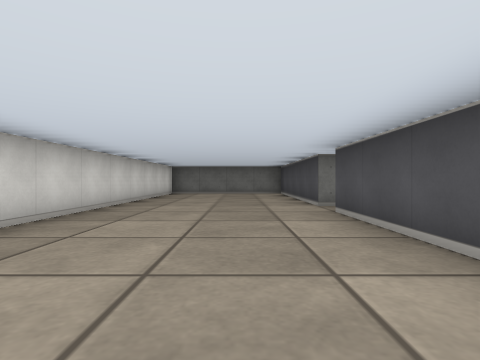
view 1 (above)

24 first-person views from a walk through a cub3D level. The camera is about half as high as the walls, looks level and sees 80° across. The floor is counted in squares. Each view is taken from the middle of a square. On the plan, view 1 faces up. The plan holds only what a view shows up to about 9 squares ahead; the rest is blank.

view 2
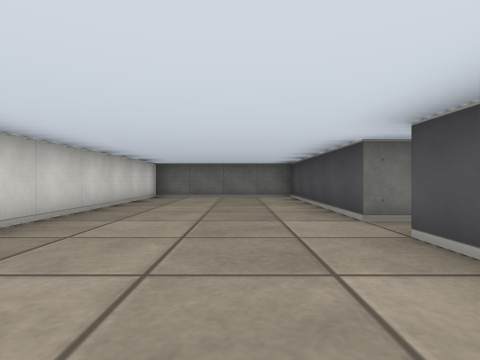

view 3
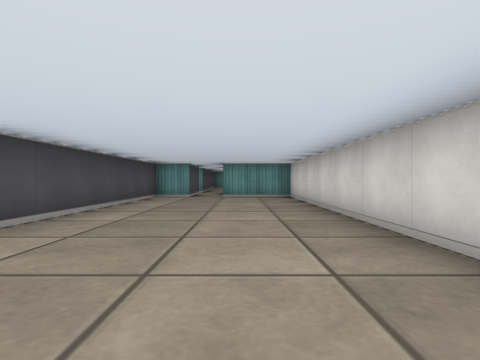

view 4
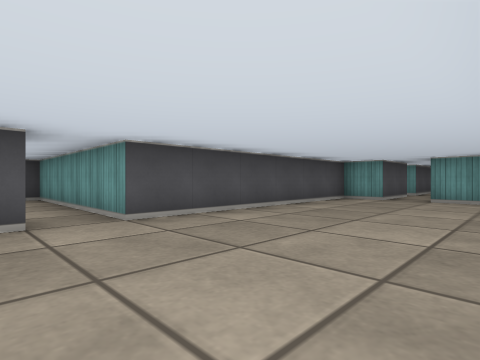

view 5
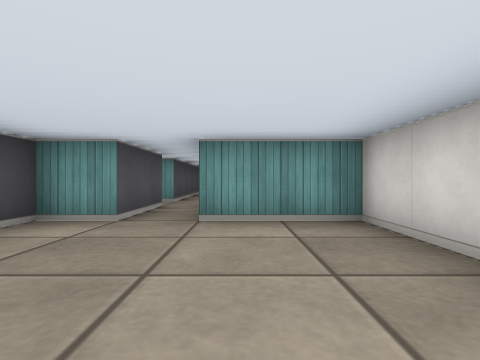

view 6
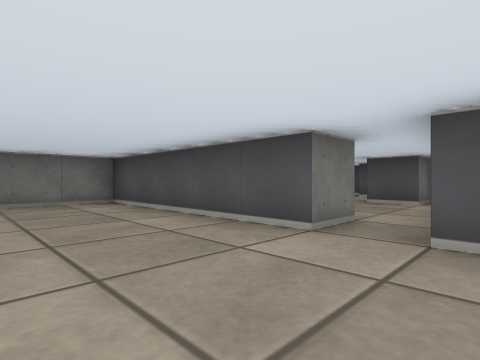

view 7
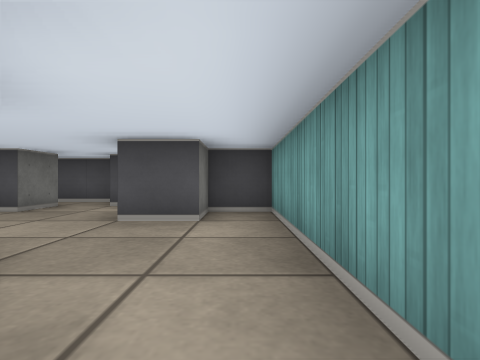

view 8
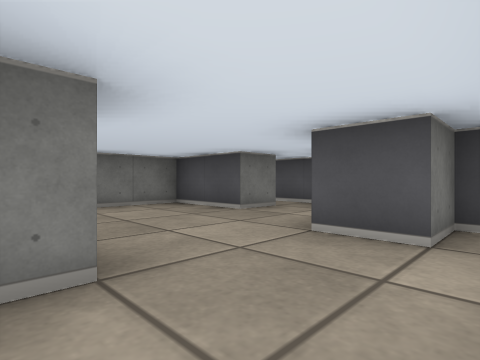

view 9
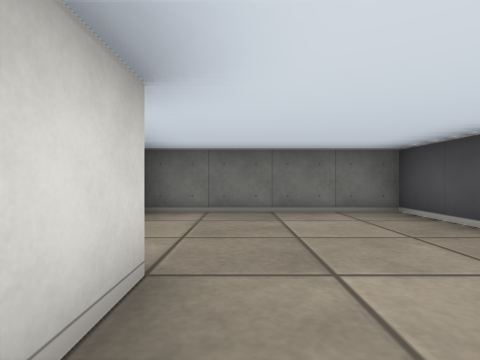

view 10
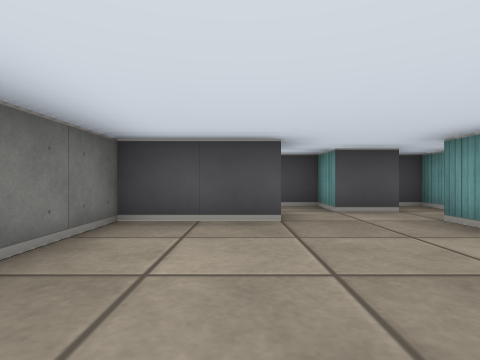

view 11
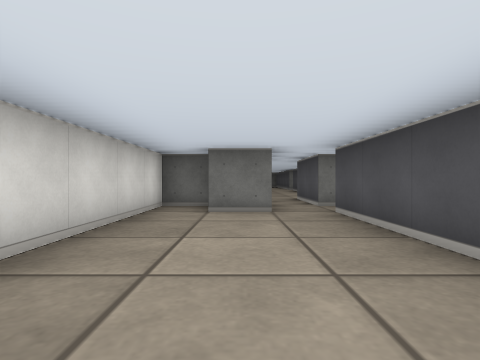

view 12
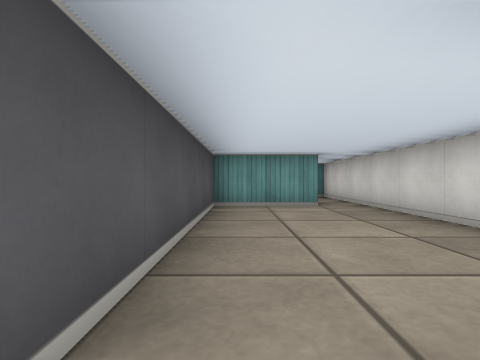

view 13
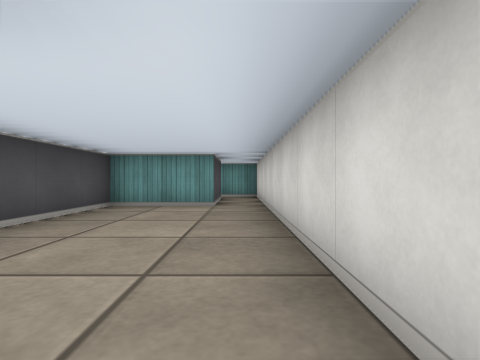

view 14
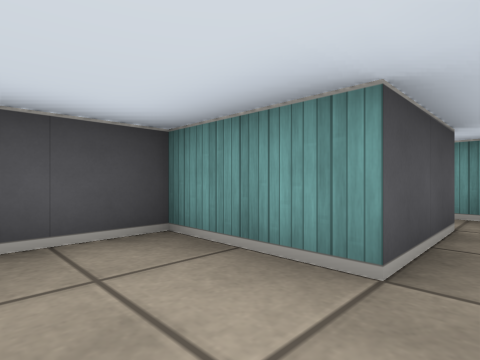

view 15
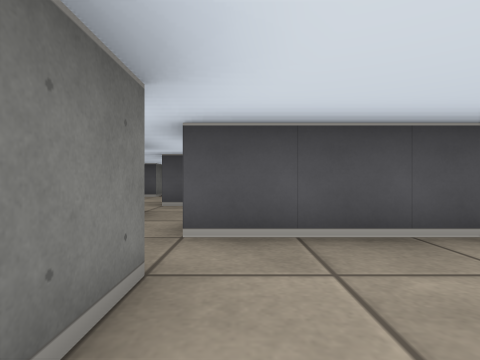

view 16
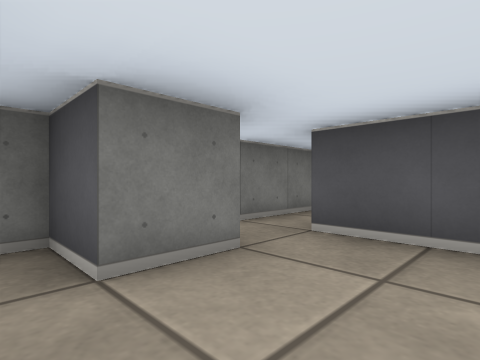

view 17
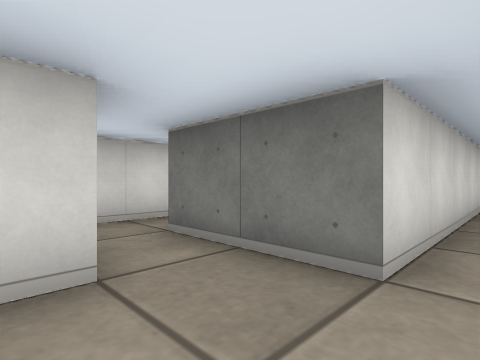

view 18
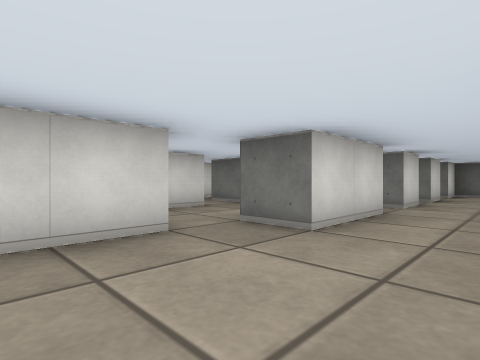

view 19
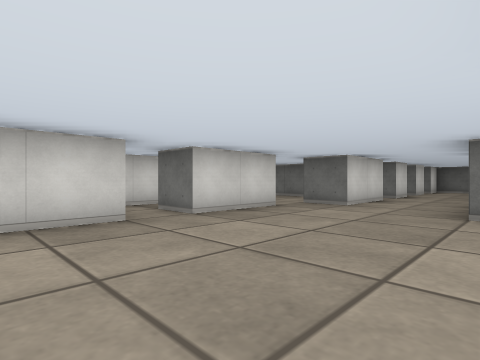

view 20
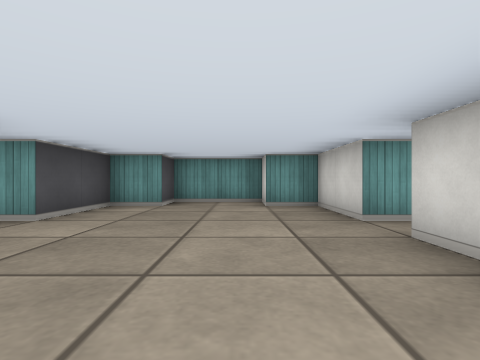

view 21
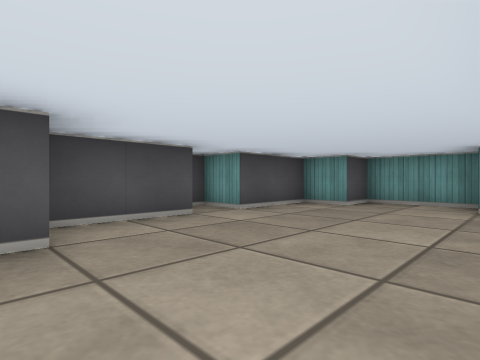

view 22
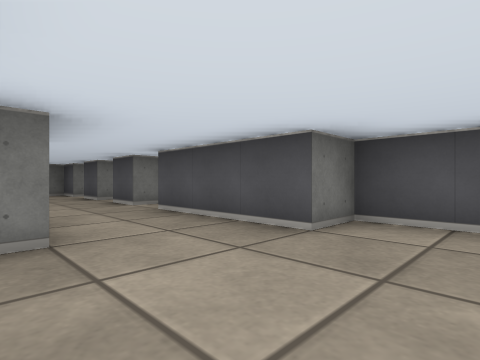

view 23
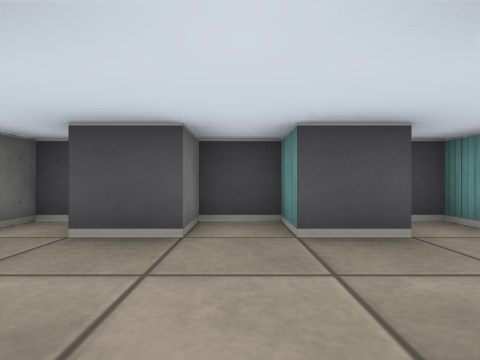

view 24
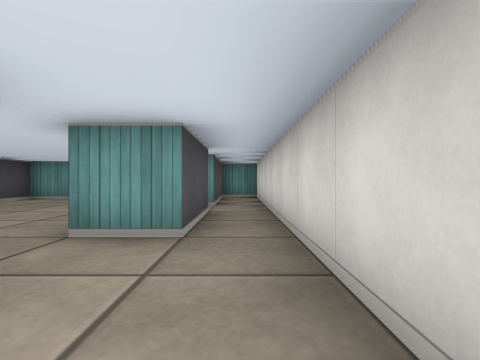

### Floor plan
Ten units are one square. View 1 is at (0, 0); x grows to the right and y downward. Boxes are objects, and circles mark ways between rooms. Rooms are numbered by the first view taken in them; rooms with no view inside come last. Other rooms are left out.
<svg viewBox="-30 -110 120 240">
<path fill="none" stroke="#000" d="M25 -55 15 -55 15 -105 -25 -105 -25 15 -5 15M5 15 15 15 15 -45 25 -45M35 -75 35 -65M59 -65 65 -65M75 -85 65 -85 65 -105 25 -105M75 -65 75 -75 85 -75 85 -94M25 -45 65 -45 65 -55 55 -55 55 -65M-5 45 -15 45 -15 35 -25 35 -25 115M-5 26 -5 39M15 35 5 35 5 15M-15 115 -15 95 5 95 5 45M45 15 45 25M45 -6 45 5M45 35 45 55M71 25 65 25 65 15 75 15 75 5 65 5 65 -5M25 -6 25 35 15 35M69 35 75 35 75 30M75 -10 75 -15 65 -15 65 -22M35 40 35 35M62 -25 45 -25 45 -15M65 55 65 35M15 44 15 54M35 95 35 115 45 115 45 125 65 125 65 115 75 115 75 95 85 95 85 91M75 86 75 65 65 65 65 55M25 65 35 65 35 85M45 55 35 55M15 54 15 66M35 85 25 85 25 65M15 66 15 125 25 125 25 95 35 95"/>
<circle cx="20" cy="-50" r="3" fill="#2a7"/>
<circle cx="0" cy="25" r="3" fill="#2a7"/>
<circle cx="10" cy="40" r="3" fill="#2a7"/>
<circle cx="25" cy="50" r="3" fill="#2a7"/>
<circle cx="55" cy="45" r="3" fill="#2a7"/>
<circle cx="20" cy="75" r="3" fill="#2a7"/>
<circle cx="30" cy="90" r="3" fill="#2a7"/>
<text x="0" y="-50">1</text>
<text x="50" y="-80">2</text>
<text x="-10" y="60">3</text>
<text x="50" y="10">4</text>
<text x="50" y="90">5</text>
<text x="20" y="90">6</text>
</svg>
Room 1 opens to room 2. Room 1 opens to room 3. Room 3 opens to room 4. Room 4 opens to room 5. Room 5 opens to room 6.

Where each view was taken, in squares from view 1:
view 1: 0 up, 0 right, facing up
view 2: 2 up, 0 right, facing up
view 3: 7 up, 1 left, facing down
view 4: 6 up, 2 left, facing down-right
view 5: 2 up, 1 left, facing down
view 6: 4 up, 1 left, facing up-right
view 7: 5 up, 2 right, facing right
view 8: 5 up, 3 right, facing up-right
view 9: 6 up, 4 right, facing up
view 10: 9 up, 3 right, facing right
view 11: 9 down, 1 left, facing up
view 12: 4 down, 0 right, facing down
view 13: 4 down, 2 left, facing down
view 14: 8 down, 2 left, facing down-right
view 15: 5 down, 2 left, facing right
view 16: 6 down, 2 left, facing up-right
view 17: 5 down, 3 right, facing up-left
view 18: 8 down, 6 right, facing up-left
view 19: 11 down, 7 right, facing up-left
view 20: 6 down, 5 right, facing down
view 21: 6 down, 4 right, facing down-right
view 22: 8 down, 4 right, facing up-right
view 23: 1 down, 4 right, facing right
view 24: 4 down, 2 right, facing down
